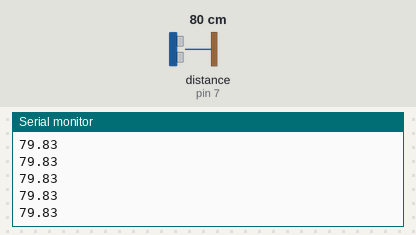
Recording of a sketch running on a simulated Arduino Uno, built with avr-gcc and run on an emulated ATmega328P. Parts: the last lines printed to the serial monitor. Wiring (inferred from the names in the program): ultrasonic range finder: trigger pin 8; echo pin 7. Inputs (shaded band) come from the test bench; at power-on: distance to the obstacle (sensor on pin 7) 80 cm. The echo pulse lasts 58.3 µs per cm.

Above: at 1.2 s.
1.3 s: distance to the obstacle (sensor on pin 7) set to 2 cm
At 1.38 s:
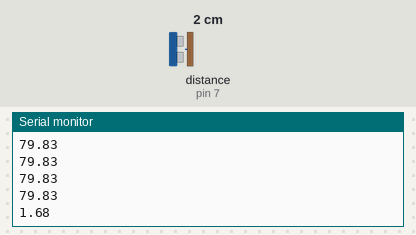
2.8 s: distance to the obstacle (sensor on pin 7) set to 4 cm
At 2.89 s:
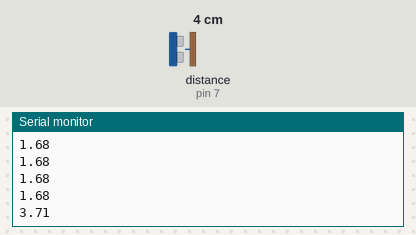
Timing chart, 0 to 5.8 s (numbered marks = the images above; inputs shaded):
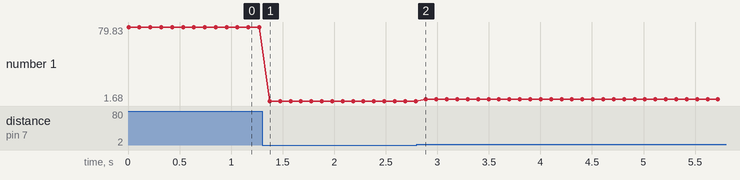

The sketch:

radar.ino
```cpp
#define trigPin 8
#define echoPin 7

void setup() {
  Serial.begin (9600);
  pinMode(trigPin, OUTPUT);
  pinMode(echoPin, INPUT);
}

void loop() {
  long duration;
  float distance;
  digitalWrite(trigPin, LOW);
  delayMicroseconds(2);
  digitalWrite(trigPin, HIGH);
//  delayMicroseconds(1000);
  delayMicroseconds(10);
  digitalWrite(trigPin, LOW);
  duration = pulseIn(echoPin, HIGH);
  distance = (duration/2) / 29.1;
    if(distance > 255)
    distance = 255;

  Serial.println(distance);

delay(100);
}
```

Measured:
- after the input at 1.3 s, the serial monitor: prints a new line after 0.07 s (image 1)
- after the input at 2.8 s, the serial monitor: prints a new line after 0.09 s (image 2)
- plotted number 1: 79.83 → 1.68 after the input at 1.3 s, 1.68 → 3.71 after the input at 2.8 s
